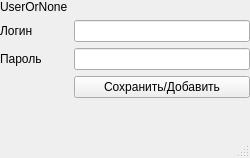
<?xml version="1.0" encoding="UTF-8"?>
<ui version="4.0">
 <class>MainWindow</class>
 <widget class="QMainWindow" name="MainWindow">
  <property name="geometry">
   <rect>
    <x>0</x>
    <y>0</y>
    <width>250</width>
    <height>158</height>
   </rect>
  </property>
  <property name="windowTitle">
   <string>Изменить/Добавить пользователя</string>
  </property>
  <widget class="QWidget" name="centralwidget">
   <widget class="QWidget" name="formLayoutWidget">
    <property name="geometry">
     <rect>
      <x>0</x>
      <y>0</y>
      <width>250</width>
      <height>112</height>
     </rect>
    </property>
    <layout class="QFormLayout" name="formLayout">
     <item row="0" column="0">
      <widget class="QLabel" name="userName">
       <property name="text">
        <string>UserOrNone</string>
       </property>
      </widget>
     </item>
     <item row="1" column="0">
      <widget class="QLabel" name="userName_2">
       <property name="text">
        <string>Логин</string>
       </property>
      </widget>
     </item>
     <item row="1" column="1">
      <widget class="QLineEdit" name="login"/>
     </item>
     <item row="2" column="0">
      <widget class="QLabel" name="userName_3">
       <property name="text">
        <string>Пароль</string>
       </property>
      </widget>
     </item>
     <item row="2" column="1">
      <widget class="QLineEdit" name="password"/>
     </item>
     <item row="3" column="1">
      <widget class="QPushButton" name="save">
       <property name="text">
        <string>Сохранить/Добавить</string>
       </property>
      </widget>
     </item>
    </layout>
   </widget>
  </widget>
  <widget class="QMenuBar" name="menubar">
   <property name="geometry">
    <rect>
     <x>0</x>
     <y>0</y>
     <width>250</width>
     <height>22</height>
    </rect>
   </property>
  </widget>
  <widget class="QStatusBar" name="statusbar"/>
 </widget>
 <resources/>
 <connections/>
</ui>
